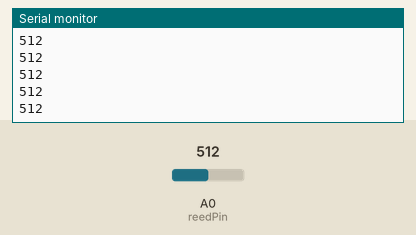
This sketch was run on a simulated Arduino Uno, built with avr-gcc and run on an emulated ATmega328P. Shown: the last lines printed to the serial monitor. Inputs (shaded band) come from the test bench; at power-on: A0 (reedPin) = 512.

Above: at 1.2 s.
1.3 s: A0 (reedPin) set to 716
At 2.0 s:
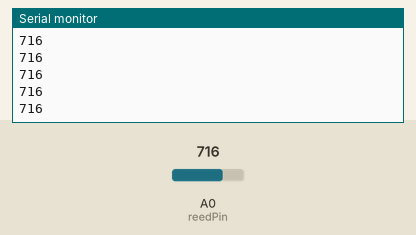
2.8 s: A0 (reedPin) set to 900
At 3.4 s:
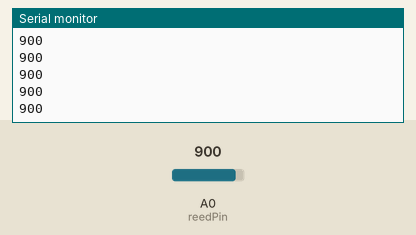
Timing chart, 0 to 5.8 s (numbered marks = the images above; inputs shaded):
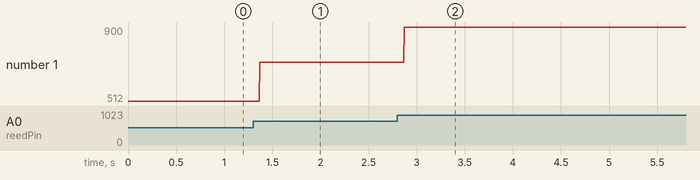

Measured:
- after the input at 1.3 s, the serial monitor: prints a new line after 0.07 s (image 1)
- after the input at 2.8 s, the serial monitor: prints a new line after 0.07 s (image 2)
- plotted number 1: 512 → 716 after the input at 1.3 s, 716 → 900 after the input at 2.8 s

The sketch:

025HallEffectSensor.ino
```cpp
int reedPin=A0;

void setup() {

  Serial.begin(9600);

}

void loop() {

  Serial.println(analogRead(reedPin));

}
```
